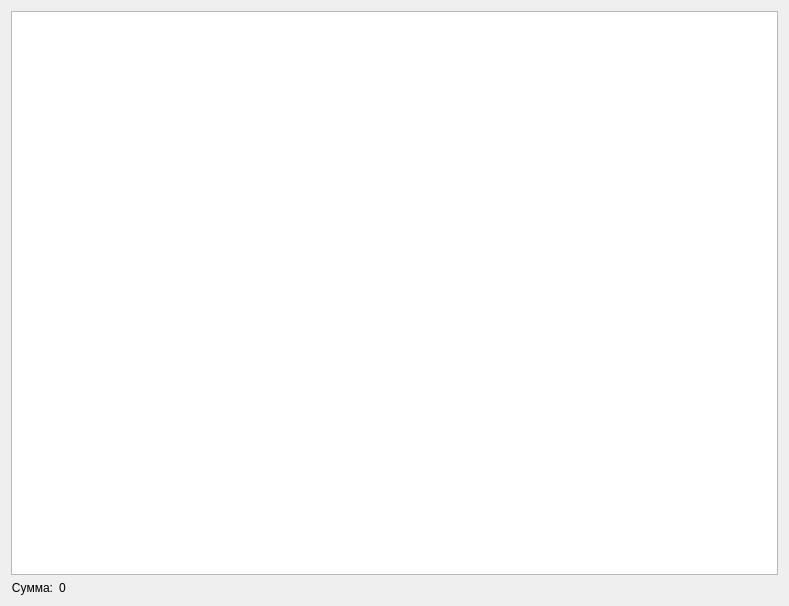
<?xml version="1.0" encoding="UTF-8"?>
<ui version="4.0">
 <class>Form</class>
 <widget class="QWidget" name="Form">
  <property name="geometry">
   <rect>
    <x>0</x>
    <y>0</y>
    <width>789</width>
    <height>606</height>
   </rect>
  </property>
  <property name="windowTitle">
   <string>Form</string>
  </property>
  <layout class="QGridLayout" name="gridLayout_2">
   <item row="0" column="0">
    <layout class="QGridLayout" name="gridLayout">
     <item row="1" column="0">
      <widget class="QLabel" name="label">
       <property name="sizePolicy">
        <sizepolicy hsizetype="Maximum" vsizetype="Maximum">
         <horstretch>0</horstretch>
         <verstretch>0</verstretch>
        </sizepolicy>
       </property>
       <property name="text">
        <string>Сумма:</string>
       </property>
       <property name="alignment">
        <set>Qt::AlignRight|Qt::AlignTrailing|Qt::AlignVCenter</set>
       </property>
      </widget>
     </item>
     <item row="1" column="1">
      <widget class="QLabel" name="label_2">
       <property name="text">
        <string>0</string>
       </property>
      </widget>
     </item>
     <item row="0" column="0" colspan="2">
      <widget class="QTableWidget" name="tableWidget">
       <property name="sizePolicy">
        <sizepolicy hsizetype="Minimum" vsizetype="Minimum">
         <horstretch>0</horstretch>
         <verstretch>0</verstretch>
        </sizepolicy>
       </property>
      </widget>
     </item>
    </layout>
   </item>
  </layout>
 </widget>
 <resources/>
 <connections/>
</ui>
